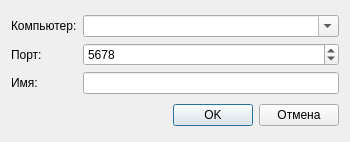
<?xml version="1.0" encoding="UTF-8"?>
<ui version="4.0">
 <class>LoginDialog</class>
 <widget class="QDialog" name="LoginDialog">
  <property name="geometry">
   <rect>
    <x>0</x>
    <y>0</y>
    <width>350</width>
    <height>142</height>
   </rect>
  </property>
  <property name="windowTitle">
   <string>Подключение к серверу</string>
  </property>
  <layout class="QGridLayout" name="gridLayout_2">
   <item row="0" column="0" colspan="3">
    <layout class="QGridLayout" name="gridLayout">
     <item row="0" column="0">
      <widget class="QLabel" name="label">
       <property name="text">
        <string>Компьютер:</string>
       </property>
      </widget>
     </item>
     <item row="0" column="1">
      <widget class="QComboBox" name="cb_computer">
       <property name="editable">
        <bool>true</bool>
       </property>
      </widget>
     </item>
     <item row="1" column="0">
      <widget class="QLabel" name="label_2">
       <property name="text">
        <string>Порт:</string>
       </property>
      </widget>
     </item>
     <item row="1" column="1">
      <widget class="QSpinBox" name="sb_port">
       <property name="minimum">
        <number>1</number>
       </property>
       <property name="maximum">
        <number>65535</number>
       </property>
       <property name="value">
        <number>5678</number>
       </property>
      </widget>
     </item>
     <item row="2" column="0">
      <widget class="QLabel" name="label_3">
       <property name="text">
        <string>Имя:</string>
       </property>
      </widget>
     </item>
     <item row="2" column="1">
      <widget class="QLineEdit" name="le_name">
       <property name="text">
        <string/>
       </property>
      </widget>
     </item>
    </layout>
   </item>
   <item row="1" column="0">
    <spacer name="horizontalSpacer">
     <property name="orientation">
      <enum>Qt::Horizontal</enum>
     </property>
     <property name="sizeHint" stdset="0">
      <size>
       <width>167</width>
       <height>20</height>
      </size>
     </property>
    </spacer>
   </item>
   <item row="1" column="1">
    <widget class="QPushButton" name="pb_ok">
     <property name="text">
      <string>OK</string>
     </property>
    </widget>
   </item>
   <item row="1" column="2">
    <widget class="QPushButton" name="pb_cencel">
     <property name="text">
      <string>Отмена</string>
     </property>
    </widget>
   </item>
  </layout>
 </widget>
 <resources/>
 <connections/>
</ui>
